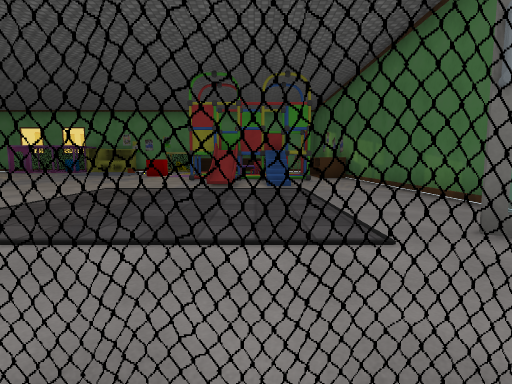
View 1 (above)

17 first-person views from a walk through a scene from a Unity 3-D project. The camera is 1.3 m above the floor, tilts 6° down and sees 80° across. The floor is counted in squares, 2 m on a side. Each view is taken from the middle of a square. On the plan, view 1 faces up. The plan holds only what a view shows up to about 10 squares ahead; the rest is blank. The place goes on beyond the plan. The player character is not drawn. Door leaves are left out, so doorways stand open. Some surface patterns are stand-ins.

View 2
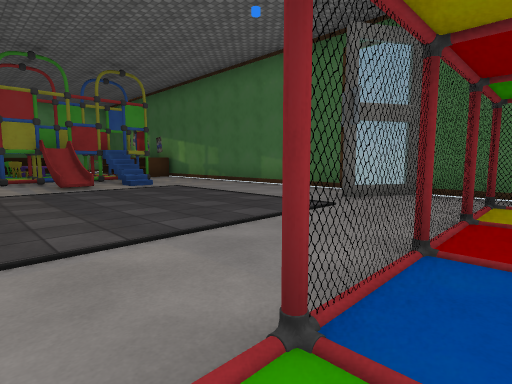

View 3
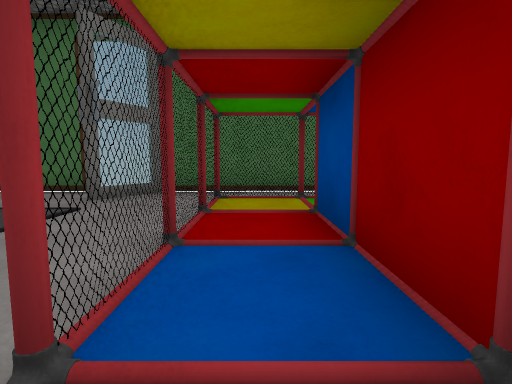

View 4
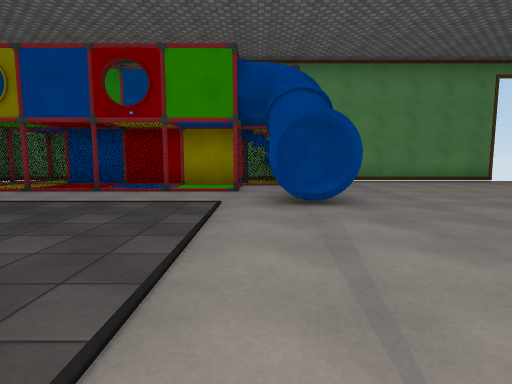

View 5
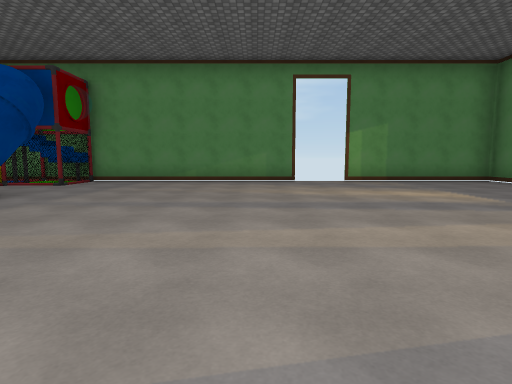

View 6
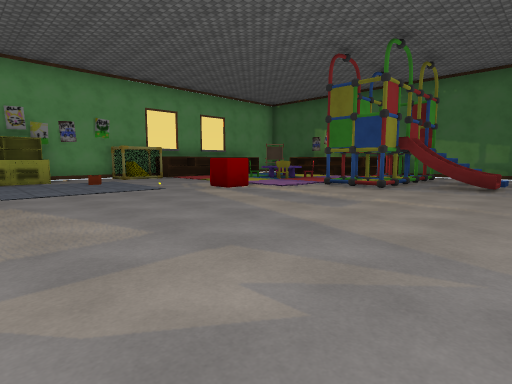

View 7
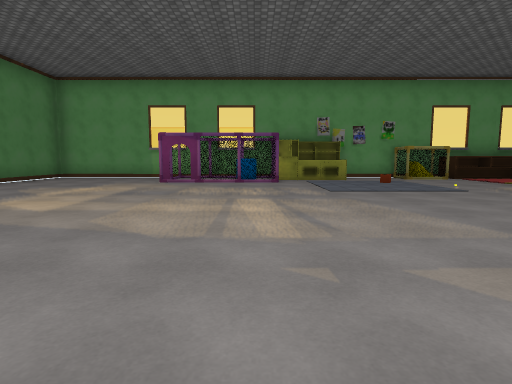

View 8
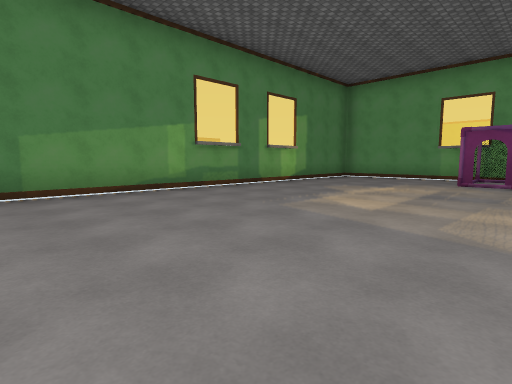

View 9
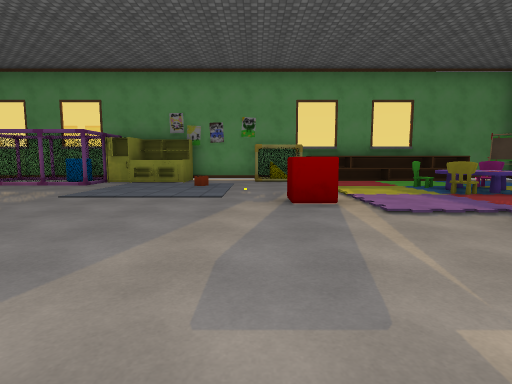

View 10
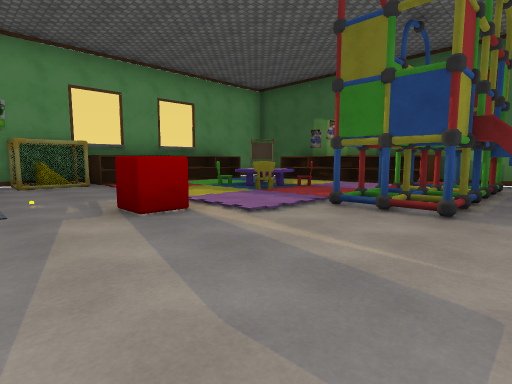

View 11
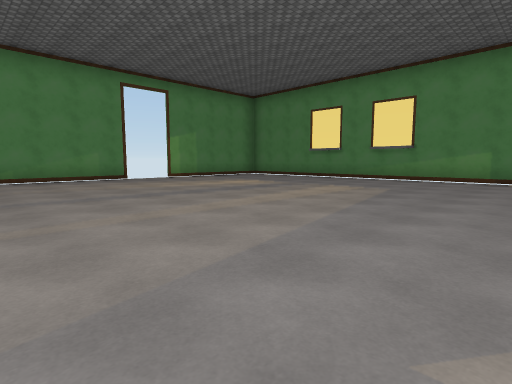

View 12
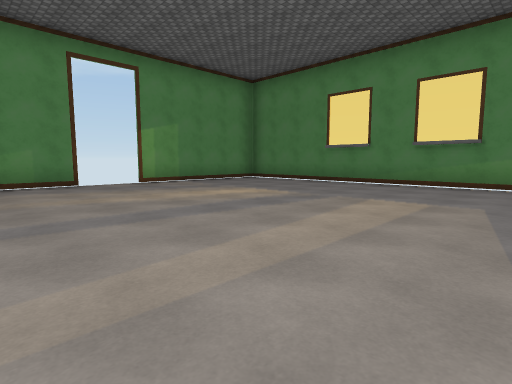

View 13
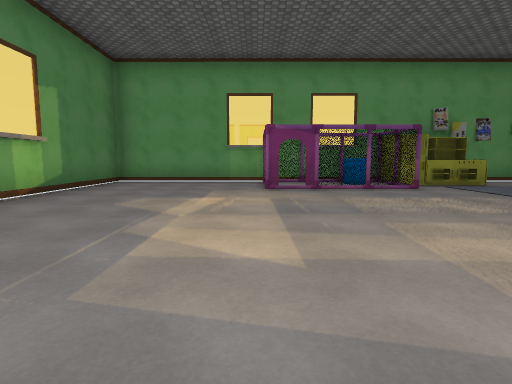

View 14
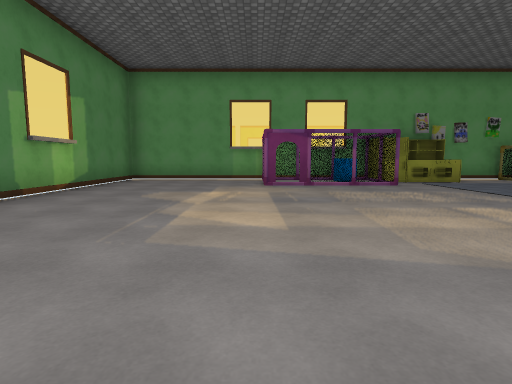

View 15
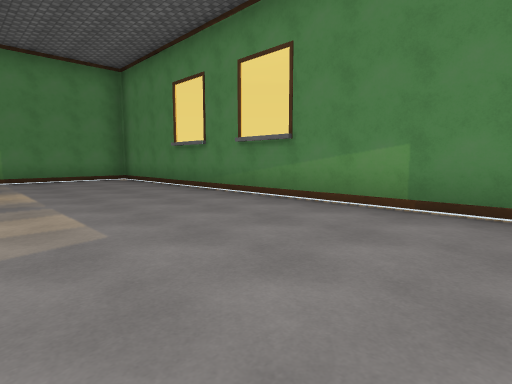

View 16
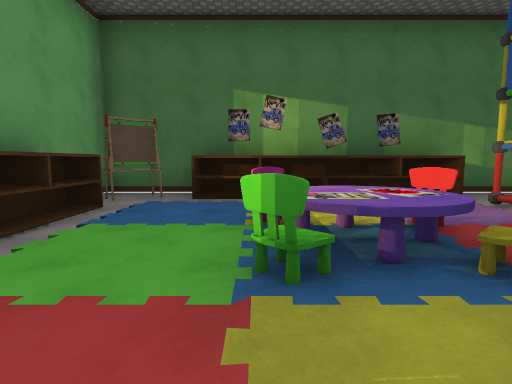

View 17
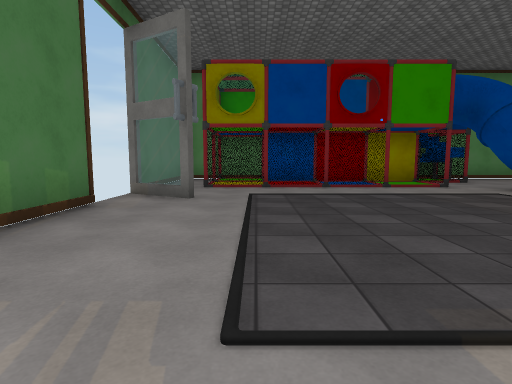

### Floor plan
Key: @ floor where view 1 was taken; # wall or solid block; . floor; / step, stairs or slope; D open door; = window, fence, low wall or low ledge; ^ raised ledge; T thing the floor can be seen under or through; O other object.
Columns run from 17 left of view 1 to 4 right of it. Each row starts with its distance up from view 1.
 18 #########O###O########
 17 #...O##^OOO.#O......O#
 16 #...#DOO............##
 15 #...............OO..#
 14 #...............OO..#
 13 #............^..OO..#
 12 #...................##
 11 #..............OOOO/.#
 10 #..............OOOO/.#
  9 #..............././..#
  8 #..............././..#
  7 #....................#
  6 #....................#
  5 #....................#
  4 #....................#
  3 #..................O.
  2 #...........=.......O#
  1 #...........#..TTTT###
  0 #............#...@.##
 -1 #...........######.#
 -2 #...........###   .#
 -3 ####   ######

Positions as (right, up) in squares from view 1, and headings:
1: (0, 0), facing up
2: (-3, 0), facing up-right
3: (-3, 0), facing right
4: (-4, 7), facing down
5: (-10, 7), facing down
6: (-9, 7), facing up-right
7: (-10, 7), facing up
8: (-11, 7), facing up-left
9: (-5, 8), facing up
10: (-6, 9), facing up-right
11: (-7, 8), facing down-left
12: (-9, 6), facing down-left
13: (-13, 9), facing up
14: (-13, 8), facing up
15: (-13, 8), facing down-left
16: (-3, 15), facing right
17: (1, 8), facing down
